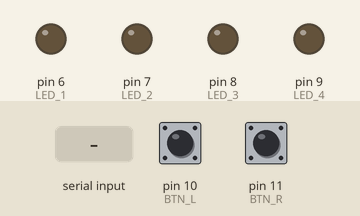
Recording of a sketch running on a simulated Arduino Uno, built with avr-gcc and run on an emulated ATmega328P. Shown: output pins drawn as LEDs (lit = HIGH). The inputs (shaded band) are chosen by the test bench; at power-on: pin 10 (BTN_L) HIGH, pin 11 (BTN_R) HIGH. What the sketch prints to the serial monitor is not drawn.

Above: at 1.2 s.
1.3 s: "1\n" received over Serial
At 2.3 s:
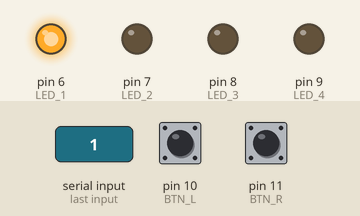
2.8 s: "90;45\n" received over Serial
At 3.4 s:
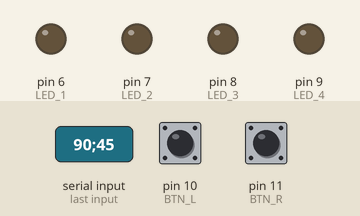
Timing chart, 0 to 5.8 s (numbered marks = the images above; inputs shaded):
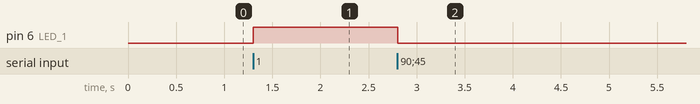

Measured:
- after the input at 1.3 s, pin 6 (LED_1): LOW → HIGH at once
- after the input at 2.8 s, pin 6 (LED_1): HIGH → LOW at once

The sketch:

main.ino
```cpp
#define LED_1 6
#define LED_2 7
#define LED_3 8
#define LED_4 9

#define BTN_L 10
#define BTN_R 11

/// inicia um array para os pinos dos LEDs
int led_pins[4] = { LED_1, LED_2, LED_3, LED_4 };

/// declara o valor dos LEDs
int leds[4];

/** setup
 *
 */
void setup() {

	/// inicia a porta serial
	Serial.begin( 19200 );

	/// incia os pinos dos botões como entrada PULLUP
	pinMode( BTN_L, INPUT_PULLUP );
	pinMode( BTN_R, INPUT_PULLUP );

	/// inicia os pinos dos LEDs como saida
	pinMode( LED_1, OUTPUT );
	pinMode( LED_2, OUTPUT );
	pinMode( LED_3, OUTPUT );
	pinMode( LED_4, OUTPUT );

}

/** loop
 *
 */
void loop() {

	/// obtemos valore invertidos dos botões, por conta do INPUT_PULLUP
	int btnL = !digitalRead( BTN_L ),
		btnR = !digitalRead( BTN_R );

	/// escreve na porta serial os valores dos botões
	writeSerialPort( btnL, btnR );

	/// lê a porta serial e carrega os valores de cada LED
	readSerialPort();

	/// como o loop do arduino é muito rapido causava
	/// legs na excução do Jogo na Unity então usamos
	/// o delay para forçar a redução da transmissão
	//delay(5);
	/// o delay pode ser removido depois de mudar a taxa de transmissão para 19200

}

/** writeSerialPort
 *
 *	Esse metodo é responsavel por escrever na porta serial
 *	o estado dos botões: 0 para não pressionado e 1 para pressionado.
 *
 *	O valor escrito na porta serial é uma string com os valores
 *	dos botões separados por ponto e virgula (;).
 *	O primeiro valor deverá ser do botão a esquerda e o segundo
 *	o estado do botão direito.
 *
 */
void writeSerialPort( int btnL, int btnR ) {

	/// escreve o estado do botão esquerdo
	Serial.print( btnL );

	/// escreve o separador
	Serial.print( ";" );

	/// escreve o estado do botão direito com quebra de linha
	Serial.println( btnR );

}

/** readSerialPort
 *
 *	Esse método é responsavel por ler a porta serial, interpretar e chamar o metodo que altera o estado dos LEDs.
 *
 */
void readSerialPort() {

	/// verifica se há leitura para ser ser realizada
	if( Serial.available() ) {

		/// inicia uma String com o conteudo da porta serial
		String data = Serial.readStringUntil('\n');

		/// remove espaços e quebras de linha no começo e fim da string
		data.trim();

		/// inicia o indice referente a cada LED
		int index = 0;

		/// inicia uma String auxiliar para separar os valores da leitura
		String subdata;

		/// enquanto data possuir caracteres e
		/// o indice for menor que 4 (quantidade de LEDs)
		while( data.length() > 0 && index < 4 ) {

			/// obtem a posição do proximo ponto-e-virgula (;)
			int i = data.indexOf(';');

			/// verifica se não encontrou uma posição na string
			if( i == -1 ) {

				/// assume que data possui o conteudo restante
				subdata = data;

				/// remove conteudo de data, para sair do loop
				data = "";

			} else {

				/// "corta" o data na posição inicial até o ponto-e-virgula
				subdata = data.substring( 0, i );

				/// remove de data o valor capturado de subdata
				data = data.substring( i + 1 );

			}

			/// converte o valor de subdata em int e prepara para escrever no pino
			leds[index] = subdata.toInt();

			/// proximo valor do LED
			index++;

		}

		/// altera os valores dos LEDs
		setLeds( leds );

	}

}

/** setLeds
 *
 *	Esse método é responsavel por acender (1) ou apagar (0) os LEDs,
 *	de acordo com o valore informados.
 *
 */
void setLeds( int values[] ) {

	/// para cadaa LED, altera seu estado de acordo com os valores informados
	for( int i = 0; i < 4; i++ )
		digitalWrite( led_pins[i], values[i] == 1 ? HIGH : LOW );

}
```
